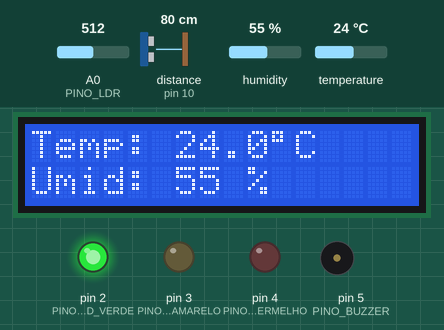
This sketch was run on a simulated Arduino Uno, built with avr-gcc and run on an emulated ATmega328P. Shown: 16×2 character LCD, output pins drawn as LEDs (lit = HIGH), buzzer (waves = sounding). Wiring (inferred from the names in the program): ultrasonic range finder: trigger pin 9; echo pin 10. The test bench sets the inputs (shaded band); at power-on: distance to the obstacle (sensor on pin 10) 80 cm, A0 (PINO_LDR) = 512, humidity 55 %, temperature 24 °C. The echo pulse lasts 58.3 µs per cm; pins used as bus, display or sensor lines are not drawn; what the sketch prints to the serial monitor is not drawn.

Above: at 2.3 s.
2.4 s: distance to the obstacle (sensor on pin 10) set to 34 cm
At 5.3 s:
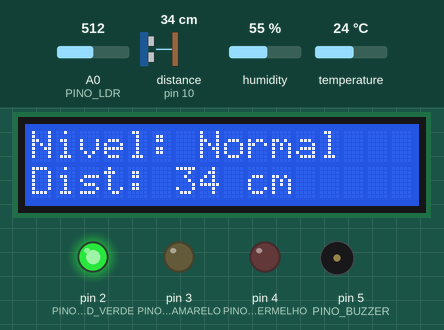
8.8 s: distance to the obstacle (sensor on pin 10) set to 28 cm
At 10.7 s:
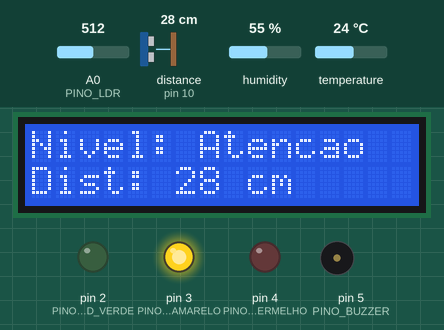
15.2 s: distance to the obstacle (sensor on pin 10) set to 2 cm
At 19.1 s:
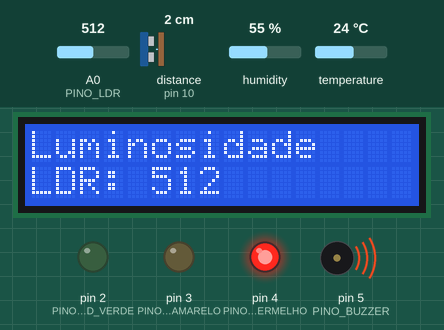
21.5 s: A0 (PINO_LDR) set to 710
At 23.7 s:
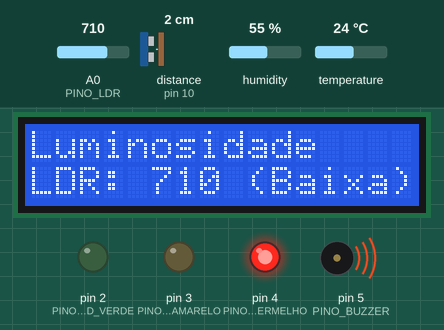
26.5 s: A0 (PINO_LDR) set to 30
At 29.1 s:
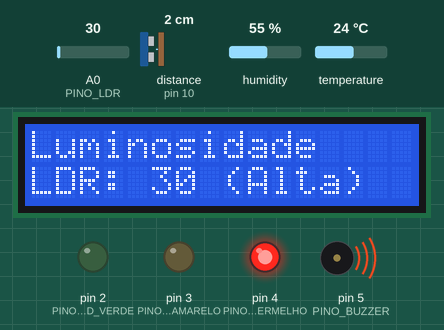
31.5 s: humidity set to 22 %
At 37.4 s:
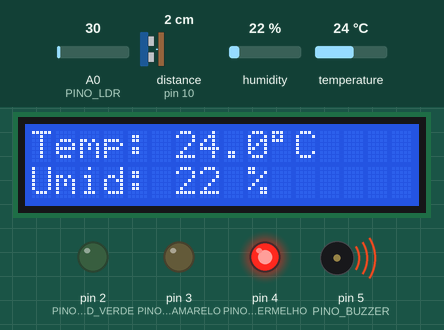
Timing chart, 0 to 38.9 s (numbered marks = the images above; inputs shaded):
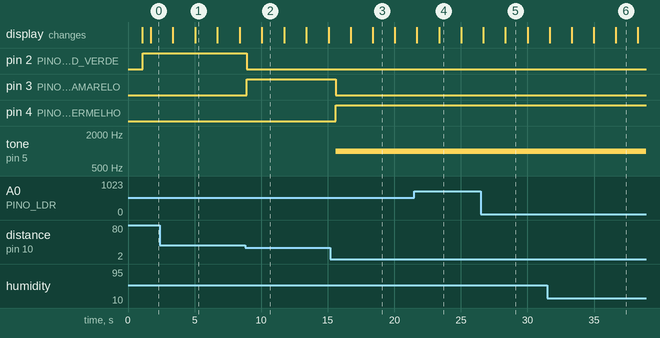

The sketch:

monitoramento_wokwi_v5_alternado.ino
```cpp
// Código Arduino Atualizado para Wokwi: HC-SR04, DHT22, LDR e LCD I2C (Exibição Alternada)
// Autor: Manus AI
// Data: 03/06/2025

// --- Inclusão de Bibliotecas ---
#include <DHT.h>             // Biblioteca para o sensor DHT
#include <Wire.h>            // Biblioteca para comunicação I2C
#include <LiquidCrystal_I2C.h> // Biblioteca para o LCD I2C

// --- Definição dos Pinos ---

// Sensor Ultrassônico HC-SR04 (4 Pinos)
const int PINO_TRIG = 9;
const int PINO_ECHO = 10;

// Sensor de Temperatura e Umidade DHT22
const int PINO_DHT = 7;
#define DHTTYPE DHT22

// Sensor de Luminosidade (LDR)
const int PINO_LDR = A0;

// LEDs de Status (Nível da Água)
const int PINO_LED_VERDE = 2;
const int PINO_LED_AMARELO = 3;
const int PINO_LED_VERMELHO = 4;

// Atuador Sonoro
const int PINO_BUZZER = 5;

// --- Configurações do LCD ---
LiquidCrystal_I2C lcd(0x27, 16, 2); // Endereço 0x27, 16x2

// --- Constantes e Variáveis Globais ---
const float LIMIAR_ALERTA = 15.0;
const float LIMIAR_ATENCAO = 30.0;

long duracaoEcho;
float distanciaCm;
float temperaturaC;
float umidade;
int valorLDR;
String statusNivel = "Normal";

// Variáveis para controle de tempo da exibição no LCD
unsigned long tempoAnteriorLCD = 0;
const long intervaloLCD = 1500; // Tempo que cada tela fica visível (1.5 segundos)
int telaAtualLCD = 0; // 0: Nível, 1: Temp/Umid, 2: Luz

// --- Inicialização dos Sensores ---
DHT dht(PINO_DHT, DHTTYPE);

// --- Função setup() ---
void setup() {
  pinMode(PINO_LED_VERDE, OUTPUT);
  pinMode(PINO_LED_AMARELO, OUTPUT);
  pinMode(PINO_LED_VERMELHO, OUTPUT);
  pinMode(PINO_BUZZER, OUTPUT);
  pinMode(PINO_TRIG, OUTPUT);
  pinMode(PINO_ECHO, INPUT);

  Serial.begin(9600);
  Serial.println("Sistema Monit. Wokwi v5 (Alternado) Iniciado");

  dht.begin();

  lcd.init();
  lcd.backlight();
  lcd.setCursor(0, 0);
  lcd.print("Iniciando...");

  digitalWrite(PINO_LED_VERDE, LOW);
  digitalWrite(PINO_LED_AMARELO, LOW);
  digitalWrite(PINO_LED_VERMELHO, LOW);
  noTone(PINO_BUZZER);
  delay(1000);
  lcd.clear(); // Limpa após "Iniciando..."
}

// --- Função loop() ---
void loop() {
  // --- Leituras dos Sensores ---
  // 1. Medição da Distância (HC-SR04)
  digitalWrite(PINO_TRIG, LOW);
  delayMicroseconds(2);
  digitalWrite(PINO_TRIG, HIGH);
  delayMicroseconds(10);
  digitalWrite(PINO_TRIG, LOW);
  duracaoEcho = pulseIn(PINO_ECHO, HIGH);
  distanciaCm = duracaoEcho * 0.0343 / 2.0;

  // 2. Leitura do Sensor DHT22
  // Leituras do DHT22 podem levar até 2 segundos, fazemos com menos frequência
  // Usaremos os valores da última leitura válida se a atual falhar
  float tempUmidade = dht.readHumidity();
  float tempTemperatura = dht.readTemperature();
  if (!isnan(tempUmidade)) {
      umidade = tempUmidade;
  }
   if (!isnan(tempTemperatura)) {
      temperaturaC = tempTemperatura;
  }

  // 3. Leitura do Sensor de Luminosidade (LDR)
  valorLDR = analogRead(PINO_LDR);

  // --- Impressão no Monitor Serial (Debug) ---
  Serial.println("--- Nova Leitura Ciclo ---");
  if (isnan(umidade) || isnan(temperaturaC)) { Serial.println("Falha DHT"); } else { Serial.print("U:"); Serial.print(umidade); Serial.print("% T:"); Serial.print(temperaturaC); Serial.println("*C"); }
  Serial.print("Distancia: "); Serial.print(distanciaCm); Serial.println(" cm");
  Serial.print("Luz (LDR): "); Serial.println(valorLDR);

  // --- Lógica de Decisão (Nível da Água) e Controle dos Atuadores ---
  if (distanciaCm <= LIMIAR_ALERTA && distanciaCm > 0) {
    statusNivel = "ALERTA";
    digitalWrite(PINO_LED_VERDE, LOW); digitalWrite(PINO_LED_AMARELO, LOW); digitalWrite(PINO_LED_VERMELHO, HIGH);
    tone(PINO_BUZZER, 1000);
  } else if (distanciaCm <= LIMIAR_ATENCAO && distanciaCm > LIMIAR_ALERTA) {
    statusNivel = "Atencao";
    digitalWrite(PINO_LED_VERDE, LOW); digitalWrite(PINO_LED_AMARELO, HIGH); digitalWrite(PINO_LED_VERMELHO, LOW);
    noTone(PINO_BUZZER);
  } else if (distanciaCm > LIMIAR_ATENCAO) {
    statusNivel = "Normal";
    digitalWrite(PINO_LED_VERDE, HIGH); digitalWrite(PINO_LED_AMARELO, LOW); digitalWrite(PINO_LED_VERMELHO, LOW);
    noTone(PINO_BUZZER);
  } else {
    statusNivel = "Erro US";
    digitalWrite(PINO_LED_VERDE, LOW); digitalWrite(PINO_LED_AMARELO, LOW); digitalWrite(PINO_LED_VERMELHO, LOW);
    noTone(PINO_BUZZER);
  }
  Serial.print("Status Nivel: "); Serial.println(statusNivel);

  // --- Atualização do Display LCD (Alternando Telas) ---
  unsigned long tempoAtual = millis();

  // Verifica se é hora de mudar a tela
  if (tempoAtual - tempoAnteriorLCD >= intervaloLCD) {
    tempoAnteriorLCD = tempoAtual; // Atualiza o tempo da última mudança
    telaAtualLCD++; // Avança para a próxima tela
    if (telaAtualLCD > 2) { // Volta para a primeira tela após a última
      telaAtualLCD = 0;
    }

    lcd.clear(); // Limpa o LCD para a nova tela

    // Exibe a informação da tela atual
    switch (telaAtualLCD) {
      case 0: // Tela Nível da Água
        lcd.setCursor(0, 0);
        lcd.print("Nivel: ");
        lcd.print(statusNivel);
        lcd.setCursor(0, 1);
        if (statusNivel != "Erro US") {
          lcd.print("Dist: ");
          lcd.print(distanciaCm, 0);
          lcd.print(" cm");
        } else {
          lcd.print("Dist: --- cm");
        }
        break;

      case 1: // Tela Temperatura e Umidade
        lcd.setCursor(0, 0);
        lcd.print("Temp: ");
        if (isnan(temperaturaC)) { lcd.print("ERRO"); } else { lcd.print(temperaturaC, 1); lcd.print((char)223); lcd.print("C"); }
        lcd.setCursor(0, 1);
        lcd.print("Umid: ");
        if (isnan(umidade)) { lcd.print("ERRO"); } else { lcd.print(umidade, 0); lcd.print(" %"); }
        break;

      case 2: // Tela Luminosidade
        lcd.setCursor(0, 0);
        lcd.print("Luminosidade");
        lcd.setCursor(0, 1);
        lcd.print("LDR: ");
        lcd.print(valorLDR);
        // Poderia adicionar uma interpretação (Ex: Claro/Escuro)
        if (valorLDR < 300) { lcd.print(" (Alta)"); } // Exemplo, ajustar limiar
        else if (valorLDR > 700) { lcd.print(" (Baixa)"); } // Exemplo, ajustar limiar
        break;
    }
  }

  // O delay principal do loop pode ser menor agora, já que o LCD alterna com millis()
  // Mas o DHT22 recomenda leituras a cada 2s. Vamos manter um delay razoável.
  delay(500); // Reduzido para permitir a alternância mais fluida do LCD

}
```

Measured:
- the behaviour switches between 31 and 30 cm on distance to the obstacle (sensor on pin 10) (found by bisection; images 1 and 2)
- after the input at 8.8 s, pin 2 (PINO_LED_VERDE): HIGH → LOW after 0.10 s; pin 3 (PINO_LED_AMARELO): LOW → HIGH after 0.10 s; the display: changes after 1.3 s (image 2)
- after the input at 15.2 s, pin 3 (PINO_LED_AMARELO): HIGH → LOW after 0.39 s; pin 4 (PINO_LED_VERMELHO): LOW → HIGH after 0.39 s; tone on pin 5 (PINO_BUZZER): silent → 1000 Hz after 0.39 s
- after the input at 21.5 s, the display: first differs from a run without the input after 1.9 s (image 4)
- after the input at 26.5 s, the display: first differs from a run without the input after 1.8 s (image 5)
- what the display in image 1 shows lasts 1.7 s, from 5.0 s to 6.7 s
